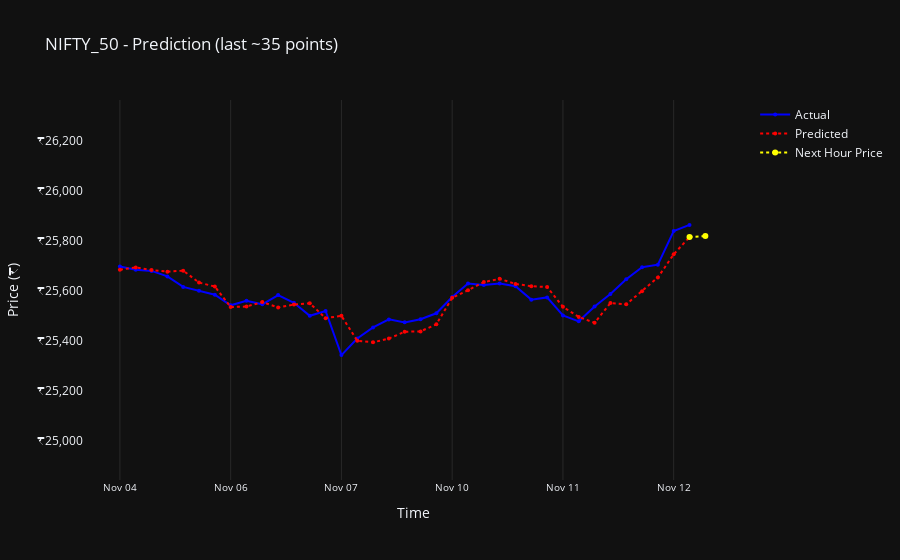

Notebook source saved alongside this figure:
### Code cell
from plot_data_util import plot_train_and_prediction_and_last_pred_point
plot_train_and_prediction_and_last_pred_point(predicted_data, equity, n=35, last_pred=last_pred)
